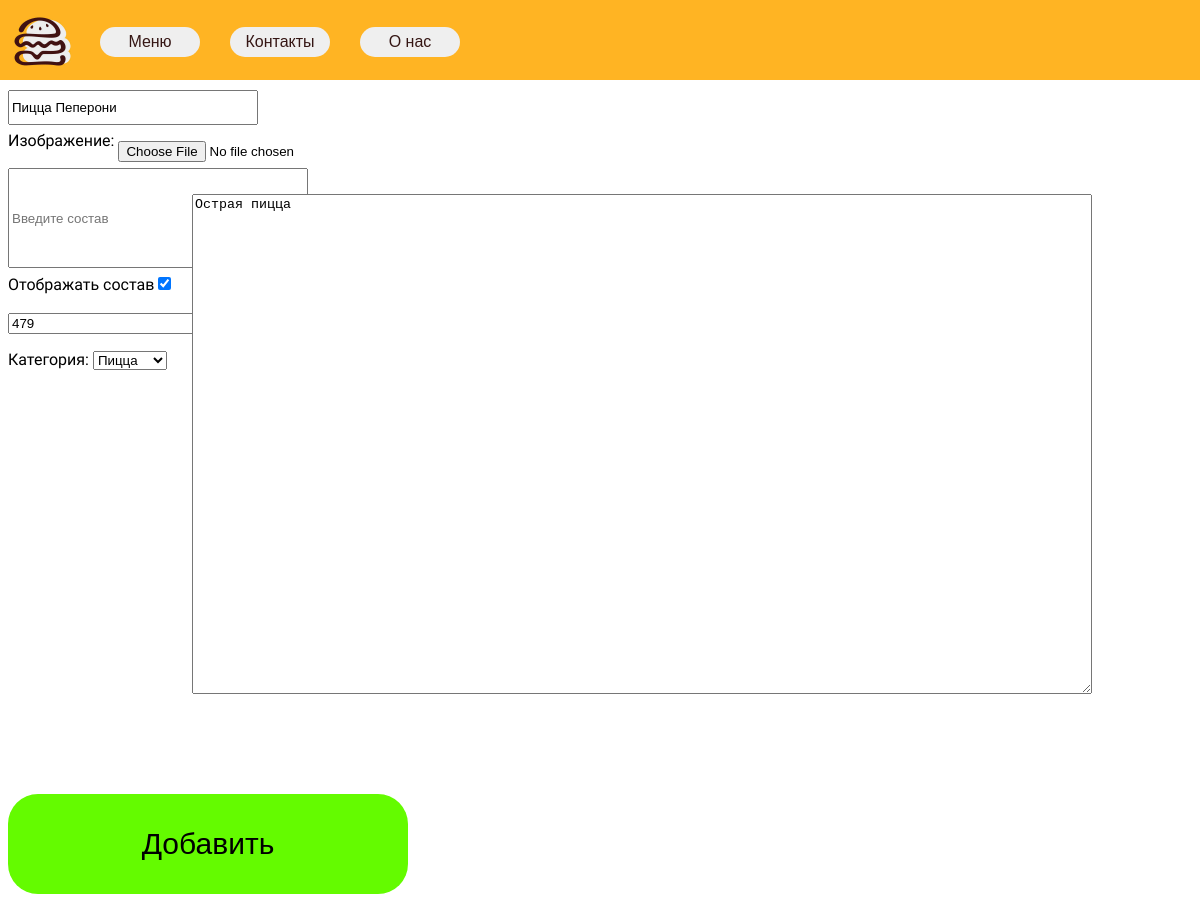
Screenshot of /update=2 with the database file from the repository.
### main/models.py (models this page shows, shortened)
class FoodCard(models.Model):
    title = models.CharField(max_length=30)
    image = models.ImageField(upload_to="img/")
    display_sostav = models.BooleanField(default=True)
    sostav = models.CharField(max_length=100, default=None, blank=True)
    description = models.TextField(max_length=5000)
    price = models.IntegerField()
    category = models.ForeignKey('FoodCategory', on_delete=models.PROTECT, null=True)
    class Meta:
        verbose_name = 'Блюдо'
        verbose_name_plural = 'Блюда'

### main/views.py (the view)
# urls.py: path('update=<int:pk>', views.FoodCardUpdateView.as_view(), name='update_foodcard'),
class FoodCardUpdateView(UpdateView):
    model = FoodCard
    template_name = 'main/new_foodcard.html'
    form_class = FoodCardForm
    success_url = "/"

### main/forms.py
class FoodCardForm(ModelForm):
   class Meta:
      model = FoodCard
      fields = ["title", "image", "sostav", "description", 'price', 'category', 'display_sostav']
      widgets = {
         'title':TextInput(attrs={
            'class':"addtitlefield",
            'placeholder':'Введите название',
         }),
         'description':Textarea(attrs={
            'class':'addtextfield',
            'placeholder':'Введите описание',
         }),
         'price': TextInput(attrs={
            'class':"addpricefield",
            'placeholder':'Введите цену',
         }),
         'sostav':TextInput(attrs={
            'placeholder':'Введите состав',
            'class': 'addsostavfield',
         }),
         'image': FileInput(attrs={
            'class': 'addimagefield'
         }),
      }

### main/models.py (called while the page is built)
    def __str__(self):
        return self.name

### main/templates/main/new_foodcard.html (shortened to what this page needs)
{% extends 'main/layout.html' %}
{% block content %}
    <form method="post" enctype="multipart/form-data" class="addform">
        {{ form.title }}<br>
        <p class="addimagefield">Изображение: {{ form.image }}</p>
        {{ form.sostav }}<br>
        <p>Отображать состав{{ form.display_sostav }}<br>
        {{ form.description }}<br>
        {{ form.price }}<br>
        <p class="addcategoryfield">Категория: {{ form.category }}</p><br>
        <button type="submit" class='addbutton'>Добавить</button>
    </form>
{% endblock %}

### main/static/main/css/main.css (style rules this page uses)
body { background-color: white; font-family: "SUSE", sans-serif; }
.addtitlefield { position: relative; top: 20px; width: 250px; height: 35px; }
.addimagefield { position: relative; top: 10px; width: auto; height: auto; }
.addsostavfield { position: relative; top: 10px; width: 300px; height: 100px; }
.addtextfield { position: relative; float: right; top: -100px; left: -100px; width: 900px; height: 500px; }
.addcategoryfield { position: relative; }
.addbutton { position: relative; width: 400px; height: 100px; border-radius: 30px; background-color: #64fb00; border: none; font-size: 30px; }

### rows the page displays
FoodCard: title "Пицца Пеперони", display_sostav "☑", description "Острая пицца", price "479", category "Пицца"
